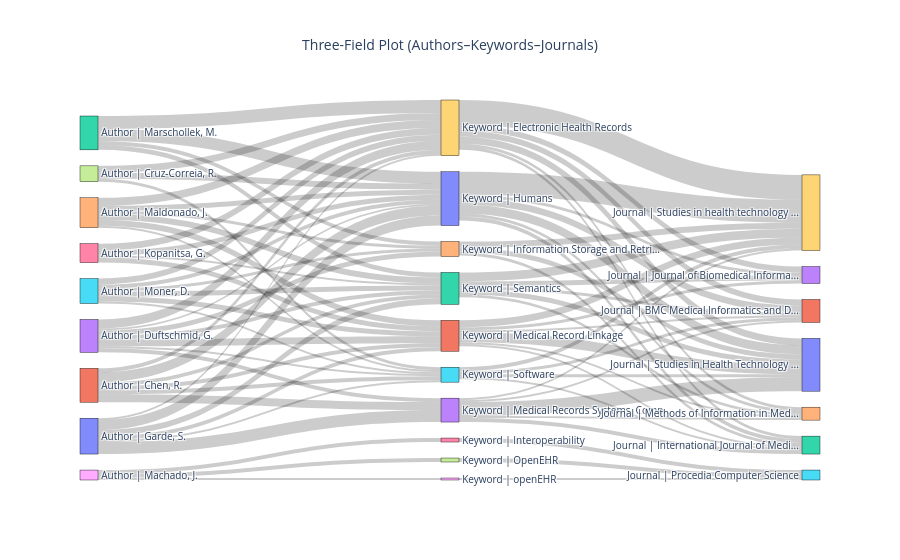

Source (notebook cell):
### Markdown cell above
### Three-Field Plot (Authors–Keywords–Journals)
A three-field plot was constructed to visualize the relationships between prolific authors, high-frequency keywords, and leading journals. Links represent co-occurrence at the document level, thereby illustrating how key contributors, research topics, and publication venues are interconnected across the corpus.

### Code cell
import ast
import pandas as pd
import plotly.graph_objects as go
from src.config import OUTPUT_DIR
from src.lib_dataset import DATASET
from src.lib_visualization import dataframe_to_csv

# ---------------------- Settings -------------------------
TOP_N_AUTHORS = 10
TOP_N_KEYWORDS = 10
TOP_N_JOURNALS = 7
MIN_EDGE_WEIGHT = 2
MAX_LABEL_LENGTH = 32

df = DATASET()

# Helper functions 
def safe_eval(value):
    if isinstance(value, list):
        return value
    if not isinstance(value, str):
        return [] if pd.isna(value) else [value]
    try:
        parsed = ast.literal_eval(value)
        return parsed if isinstance(parsed, list) else [parsed]
    except (ValueError, SyntaxError):
        return [] if pd.isna(value) else [value]

def clean_text_list(values):
    cleaned = []
    for value in values:
        if pd.isna(value):
            continue
        text = str(value).strip()
        if text == "":
            continue
        cleaned.append(text)
    return cleaned

def truncate_label(text, max_len=32):
    text = str(text).strip()
    return text if len(text) <= max_len else text[:max_len - 3] + "..."

def deduplicate_preserve_order(values):
    seen = set()
    result = []
    for value in values:
        if value not in seen:
            seen.add(value)
            result.append(value)
    return result

# ---------------------- Main use -------------------------
# Normalize fields
df["authors"] = df["authors"].apply(safe_eval) if "authors" in df.columns else [[] for _ in range(len(df))]
df["keywords"] = df["keywords"].apply(safe_eval) if "keywords" in df.columns else [[] for _ in range(len(df))]
df["journal_title"] = (
    df["journal_title"].fillna("").astype(str).str.strip()
    if "journal_title" in df.columns
    else ""
)

# Clean list fields
df["authors"] = df["authors"].apply(clean_text_list)
df["keywords"] = df["keywords"].apply(clean_text_list)

# Keep only valid rows
df = df[
    (df["authors"].apply(len) > 0) &
    (df["keywords"].apply(len) > 0) &
    (df["journal_title"] != "")
].copy()

if df.empty:
    raise ValueError("No valid records found with authors, keywords, and journal_title.")

# Global frequency summaries 
author_freq = (
    df.explode("authors")["authors"]
    .value_counts()
    .reset_index()
)
author_freq.columns = ["Author", "Documents"]

keyword_freq = (
    df.explode("keywords")["keywords"]
    .value_counts()
    .reset_index()
)
keyword_freq.columns = ["Keyword", "Documents"]

journal_freq = (
    df["journal_title"]
    .value_counts()
    .reset_index()
)
journal_freq.columns = ["Journal", "Documents"]

dataframe_to_csv(author_freq, "three_field_author_frequency.csv")
dataframe_to_csv(keyword_freq, "three_field_keyword_frequency.csv")
dataframe_to_csv(journal_freq, "three_field_journal_frequency.csv")

# Keep top entities 
top_authors = author_freq.head(TOP_N_AUTHORS)["Author"].tolist()
top_keywords = keyword_freq.head(TOP_N_KEYWORDS)["Keyword"].tolist()
top_journals = journal_freq.head(TOP_N_JOURNALS)["Journal"].tolist()

df["authors_filtered"] = df["authors"].apply(
    lambda values: [v for v in values if v in top_authors]
)
df["keywords_filtered"] = df["keywords"].apply(
    lambda values: [v for v in values if v in top_keywords]
)
df["journal_filtered"] = df["journal_title"].apply(
    lambda value: value if value in top_journals else None
)

df_plot = df[
    (df["authors_filtered"].apply(len) > 0) &
    (df["keywords_filtered"].apply(len) > 0) &
    (df["journal_filtered"].notna())
].copy()

if df_plot.empty:
    raise ValueError("No records remain after filtering to top authors, keywords, and journals.")

# Remove duplicates within each record
df_plot["authors_filtered"] = df_plot["authors_filtered"].apply(deduplicate_preserve_order)
df_plot["keywords_filtered"] = df_plot["keywords_filtered"].apply(deduplicate_preserve_order)

# Build Author -> Keyword edges
ak_rows = []
for _, row in df_plot.iterrows():
    for author in row["authors_filtered"]:
        for keyword in row["keywords_filtered"]:
            ak_rows.append((author, keyword))

author_keyword_df = (
    pd.DataFrame(ak_rows, columns=["Author", "Keyword"])
    .groupby(["Author", "Keyword"], as_index=False)
    .size()
    .rename(columns={"size": "Weight"})
)

author_keyword_df = author_keyword_df[author_keyword_df["Weight"] >= MIN_EDGE_WEIGHT].copy()

# Build Keyword -> Journal edges
kj_rows = []
for _, row in df_plot.iterrows():
    journal = row["journal_filtered"]
    for keyword in row["keywords_filtered"]:
        kj_rows.append((keyword, journal))

keyword_journal_df = (
    pd.DataFrame(kj_rows, columns=["Keyword", "Journal"])
    .groupby(["Keyword", "Journal"], as_index=False)
    .size()
    .rename(columns={"size": "Weight"})
)

keyword_journal_df = keyword_journal_df[keyword_journal_df["Weight"] >= MIN_EDGE_WEIGHT].copy()

if author_keyword_df.empty or keyword_journal_df.empty:
    raise ValueError(
        "No sufficient edge weights were found for the Three-Field Plot. "
        "Try lowering MIN_EDGE_WEIGHT."
    )

# Keep only connected keywords
connected_keywords = sorted(
    set(author_keyword_df["Keyword"]).intersection(set(keyword_journal_df["Keyword"]))
)

author_keyword_df = author_keyword_df[
    author_keyword_df["Keyword"].isin(connected_keywords)
].copy()

keyword_journal_df = keyword_journal_df[
    keyword_journal_df["Keyword"].isin(connected_keywords)
].copy()

if author_keyword_df.empty or keyword_journal_df.empty:
    raise ValueError("No connected author-keyword-journal structure could be constructed.")

# Re-rank nodes by connected weight
author_rank = (
    author_keyword_df.groupby("Author", as_index=False)["Weight"]
    .sum()
    .sort_values("Weight", ascending=False)
    .reset_index(drop=True)
)

keyword_rank_left = (
    author_keyword_df.groupby("Keyword", as_index=False)["Weight"]
    .sum()
    .rename(columns={"Weight": "AK_Weight"})
)

keyword_rank_right = (
    keyword_journal_df.groupby("Keyword", as_index=False)["Weight"]
    .sum()
    .rename(columns={"Weight": "KJ_Weight"})
)

keyword_rank = (
    keyword_rank_left.merge(keyword_rank_right, on="Keyword", how="outer")
    .fillna(0)
)
keyword_rank["Total_Weight"] = keyword_rank["AK_Weight"] + keyword_rank["KJ_Weight"]
keyword_rank = keyword_rank.sort_values("Total_Weight", ascending=False).reset_index(drop=True)

journal_rank = (
    keyword_journal_df.groupby("Journal", as_index=False)["Weight"]
    .sum()
    .sort_values("Weight", ascending=False)
    .reset_index(drop=True)
)

dataframe_to_csv(author_rank, "three_field_author_rank_connected.csv")
dataframe_to_csv(keyword_rank, "three_field_keyword_rank_connected.csv")
dataframe_to_csv(journal_rank, "three_field_journal_rank_connected.csv")

connected_authors = author_rank["Author"].tolist()
connected_keywords = keyword_rank["Keyword"].tolist()
connected_journals = journal_rank["Journal"].tolist()

# Create ordered node labels
author_nodes = [f"Author | {truncate_label(x, MAX_LABEL_LENGTH)}" for x in connected_authors]
keyword_nodes = [f"Keyword | {truncate_label(x, MAX_LABEL_LENGTH)}" for x in connected_keywords]
journal_nodes = [f"Journal | {truncate_label(x, MAX_LABEL_LENGTH)}" for x in connected_journals]

all_nodes = author_nodes + keyword_nodes + journal_nodes
node_map = {label: idx for idx, label in enumerate(all_nodes)}

author_label_map = {
    author: f"Author | {truncate_label(author, MAX_LABEL_LENGTH)}"
    for author in connected_authors
}
keyword_label_map = {
    keyword: f"Keyword | {truncate_label(keyword, MAX_LABEL_LENGTH)}"
    for keyword in connected_keywords
}
journal_label_map = {
    journal: f"Journal | {truncate_label(journal, MAX_LABEL_LENGTH)}"
    for journal in connected_journals
}

# Build Sankey links
sources = []
targets = []
values = []

# Author -> Keyword
for _, row in author_keyword_df.iterrows():
    source_label = author_label_map[row["Author"]]
    target_label = keyword_label_map[row["Keyword"]]
    sources.append(node_map[source_label])
    targets.append(node_map[target_label])
    values.append(int(row["Weight"]))

# Keyword -> Journal
for _, row in keyword_journal_df.iterrows():
    source_label = keyword_label_map[row["Keyword"]]
    target_label = journal_label_map[row["Journal"]]
    sources.append(node_map[source_label])
    targets.append(node_map[target_label])
    values.append(int(row["Weight"]))

# Plot
fig = go.Figure(
    data=[
        go.Sankey(
            arrangement="snap",
            node=dict(
                pad=16,
                thickness=18,
                line=dict(color="black", width=0.4),
                label=all_nodes,
            ),
            link=dict(
                source=sources,
                target=targets,
                value=values,
            ),
        )
    ]
)

fig.update_layout(
    title={
        "text": "Three-Field Plot (Authors–Keywords–Journals)",
        "x": 0.5,
    },
    font=dict(size=10),
)

# Save outputs
dataframe_to_csv(author_keyword_df, "three_field_author_keyword_edges.csv")
dataframe_to_csv(keyword_journal_df, "three_field_keyword_journal_edges.csv")

html_path = OUTPUT_DIR / "three_field_plot_authors_keywords_journals.html"
fig.write_html(str(html_path))
print("Saved HTML: three_field_plot_authors_keywords_journals.html")

try:
    fig.write_image(
        str(OUTPUT_DIR / "three_field_plot_authors_keywords_journals.png"),
        format="png",
        scale=2,
    )
    print("Saved PNG: three_field_plot_authors_keywords_journals.png")
except Exception as e:
    print(f"Could not save PNG (Plotly static export error): {e}")

fig.show()

### Figure 1 — Plotly figure (JSON) as saved in the notebook; plotly's stock layout.template omitted (floating-point values rounded to 4 significant figures)
{"data": [{"arrangement": "snap", "link": {"source": [1, 1, 1, 1, 1, 1, 7, 7, 7, 3, 3, 3, 3, 3, 3, 3, 0, 0, 0, 0, 0, 0, 6, 6, 6, 6, 8, 8, 8, 4, 4, 4, 4, 4, 4, 2, 2, 2, 2, 5, 5, 5, 5, 5, 5, 9, 9, 9, 9, 9, 9, 10, 10, 10, 10, 10, 10, 14, 14, 14, 16, 11, 11, 11, 11, 11, 11, 13, 13, 13, 13, 13, 17, 12, 12, 12, 12, 12, 15, 15, 15, 15, 18], "target": [9, 10, 11, 13, 12, 15, 9, 10, 15, 9, 10, 14, 11, 13, 12, 15, 9, 10, 11, 13, 12, 15, 9, 10, 11, 12, 16, 17, 18, 9, 10, 14, 11, 12, 15, 9, 10, 14, 12, 9, 10, 14, 11, 12, 15, 21, 22, 23, 24, 20, 19, 21, 22, 23, 24, 20, 19, 22, 20, 19, 25, 21, 22, 23, 24, 20, 19, 21, 22, 24, 20, 19, 25, 21, 23, 24, 20, 19, 21, 22, 20, 19, 25], "value": [4, 10, 4, 8, 4, 4, 7, 6, 3, 9, 2, 5, 7, 4, 4, 2, 2, 10, 4, 12, 6, 2, 7, 5, 5, 2, 4, 4, 2, 8, 5, 3, 6, 6, 2, 13, 12, 4, 5, 6, 4, 3, 5, 5, 2, 6, 3, 6, 3, 7, 25, 7, 4, 3, 3, 9, 23, 3, 5, 6, 4, 2, 2, 3, 2, 10, 7, 2, 4, 2, 14, 2, 4, 3, 5, 3, 5, 9, 3, 2, 3, 4, 2]}, "node": {"label": ["Author | Garde, S.", "Author | Chen, R.", "Author | Marschollek, M.", "Author | Duftschmid, G.", "Author | Maldonado, J.", "Author | Moner, D.", "Author | Kopanitsa, G.", "Author | Cruz-Correia, R.", "Author | Machado, J.", "Keyword | Electronic Health Records", "Keyword | Humans", "Keyword | Medical Record Linkage", "Keyword | Semantics", "Keyword | Medical Records Systems, Comp...", "Keyword | Information Storage and Retri...", "Keyword | Software", "Keyword | Interoperability", "Keyword | OpenEHR", "Keyword | openEHR", "Journal | Studies in health technology ...", "Journal | Studies in Health Technology ...", "Journal | BMC Medical Informatics and D...", "Journal | International Journal of Medi...", "Journal | Journal of Biomedical Informa...", "Journal | Methods of Information in Med...", "Journal | Procedia Computer Science"], "line": {"color": "black", "width": 0.4}, "pad": 16, "thickness": 18}, "type": "sankey"}], "layout": {"font": {"size": 10}, "title": {"text": "Three-Field Plot (Authors–Keywords–Journals)", "x": 0.5}}}
